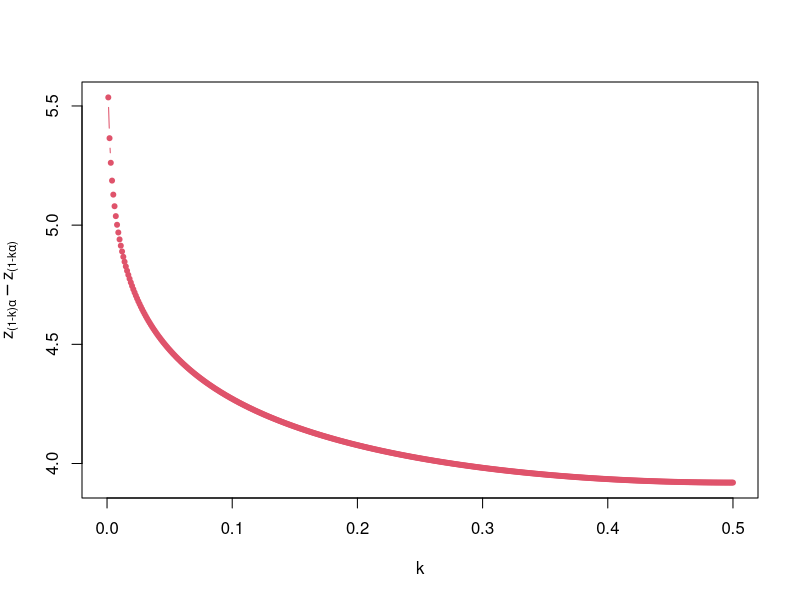

Generate this figure with R:
alpha = 0.05;

# k = linspace(0, 0.5, 100);
k = seq(0,0.5,0.001)

a_l = 1-k*alpha;        # Upper interval
a_u = (1-k)*alpha;      # Lower interval

z_interval = qnorm(1-a_u) - qnorm(1-a_l)

to_plot = data.frame(
    x = k,
    y = z_interval
)

plot(to_plot, col=2, pch=20, type='b', 
    ylab=expression("z"["(1-k)"*alpha]-"z"["(1-k"*alpha*")"]),
    xlab="k")